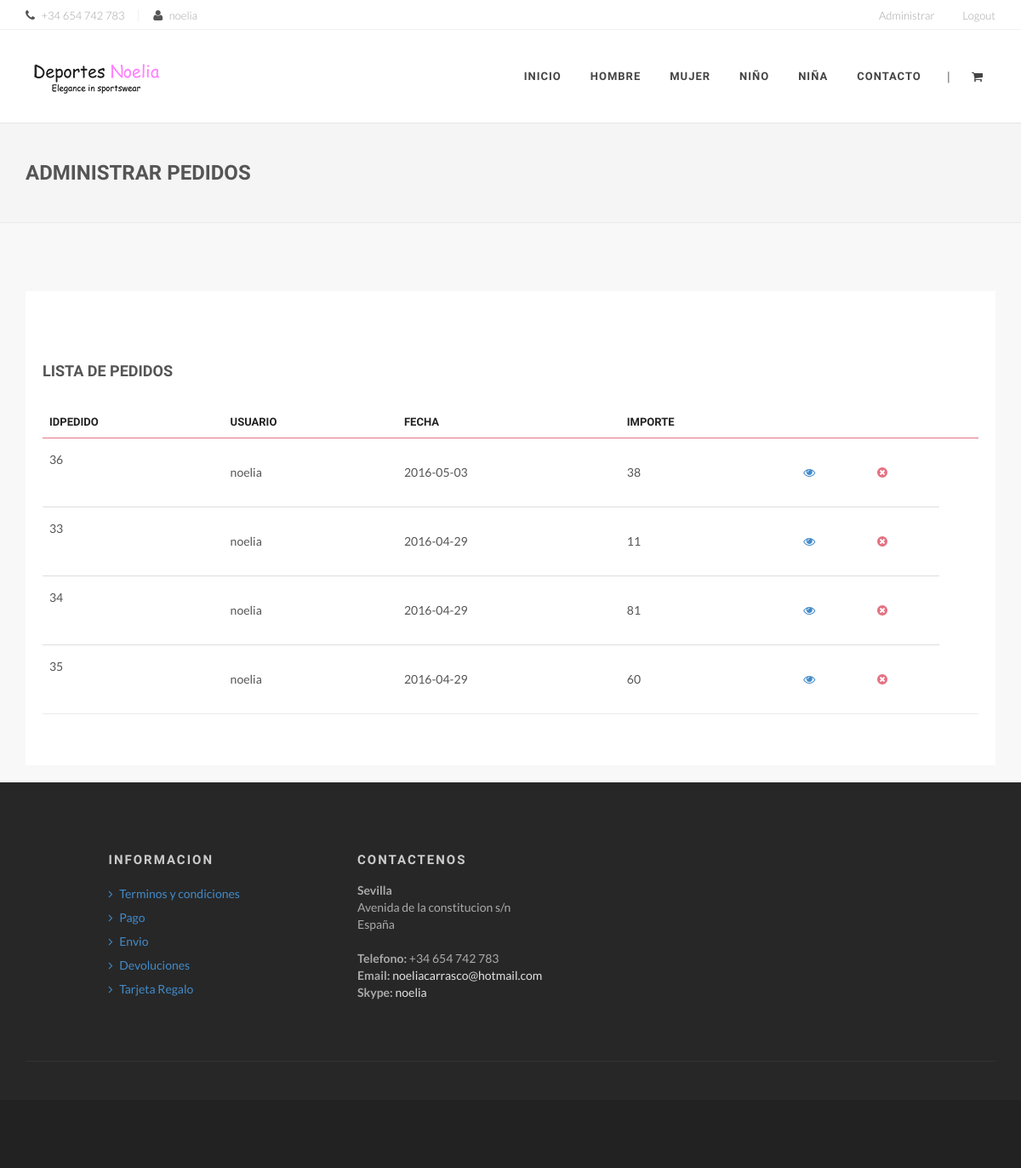
The page /administrarpedidos.php (signed in) on the database as committed earlier.
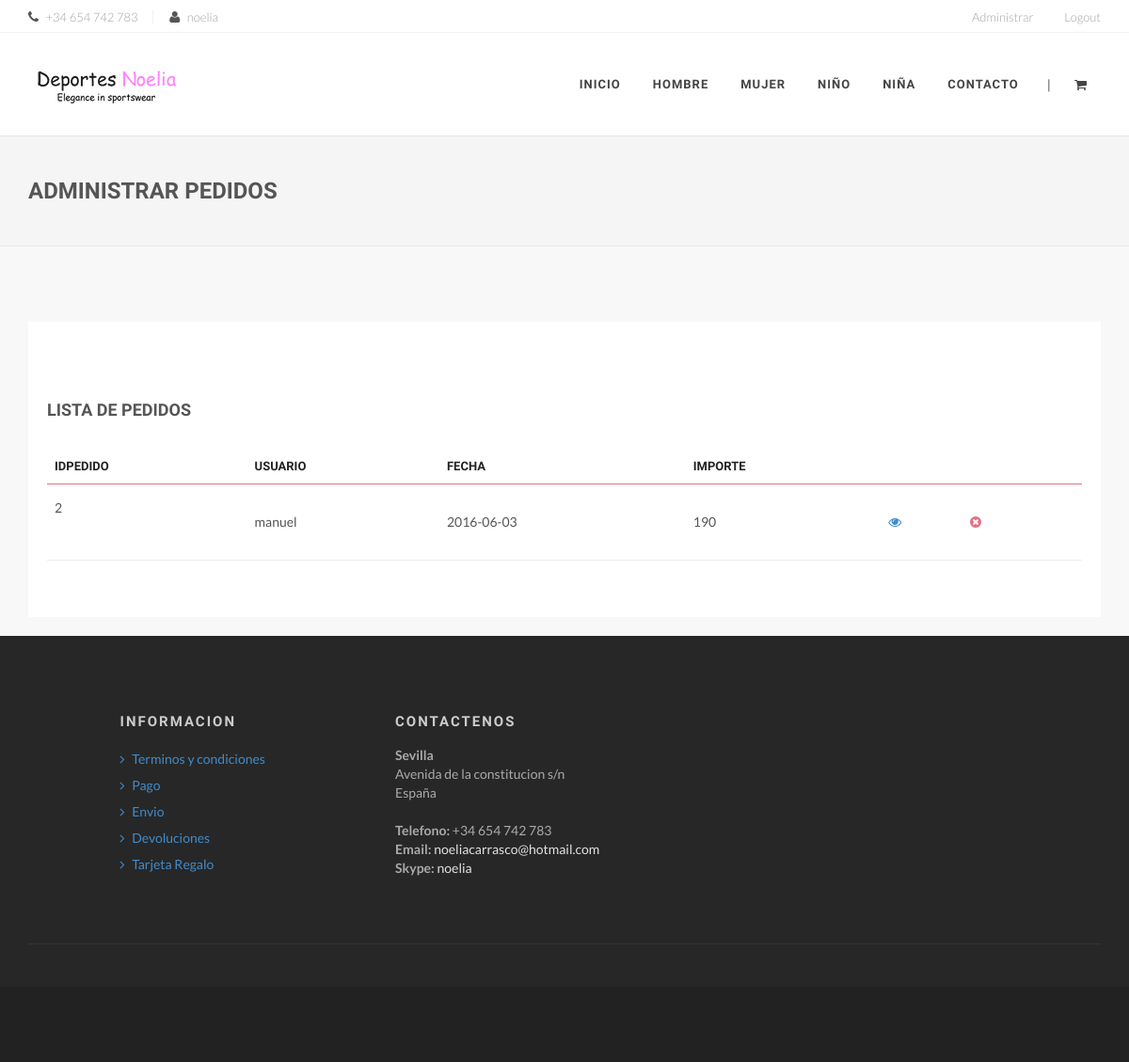
The same page on the database as committed later.
### tables this page shows
CREATE TABLE IF NOT EXISTS `pedidos` (
  `IDPEDIDO` int(11) NOT NULL AUTO_INCREMENT,
  `FECHA_ALTA` date NOT NULL,
  `IDUSUARIO` int(11),
  PRIMARY KEY (`IDPEDIDO`),
  KEY `IDUSUARIO` (`IDUSUARIO`)
);

CREATE TABLE IF NOT EXISTS `usuarios` (
  `IDUSUARIO` int(11) NOT NULL AUTO_INCREMENT,
  `NOMBRE` varchar(25) NOT NULL,
  `APELLIDO` varchar(25) NOT NULL,
  `ROL` int(11) NOT NULL,
  `TIPO` varchar(20) NOT NULL,
  `USUARIO` varchar(25) NOT NULL,
  `PASSWORD` varchar(90) NOT NULL,
  PRIMARY KEY (`IDUSUARIO`)
);

### administrarpedidos.php (the view, shortened to what the changed rows need)
<?PHP
include_once("./db_configuration.php");
    $connection = new mysqli($db_host, $db_user, $db_password, "deportes");
    $query = "";
    if(isset($_SESSION['rol']) && intval($_SESSION['rol']) == 2){
        $query = "SELECT p.idpedido as Pedido, u.usuario as Usuario, p.fecha_alta as Fecha, sum(dp.CANTIDAD*dp.IMPORTE) as Total FROM pedidos p,             detallespedido dp, usuarios u WHERE p.IDUSUARIO = u.IDUSUARIO AND dp.IDPEDIDO = p.IDPEDIDO GROUP BY p.IDPEDIDO ORDER BY u.USUARIO,                   p.FECHA_ALTA DESC;";
    }
    $pedidos=$connection->query($query);
    $pedido=null;
    $lista_pedidos = [];
    do{
        if($pedido != null){
            array_push($lista_pedidos, $pedido);
        }
    }while($pedido=$pedidos->fetch_object());
?>
<!DOCTYPE html>
<html>
<head>
    <link rel="stylesheet" href="assets/css/bootstrap.css" type="text/css" />
    <link rel="stylesheet" href="assets/css/font-awesome.min.css" type="text/css" />
    <link rel="stylesheet" href="assets/css/animate.css" type="text/css" />
    <link rel="stylesheet" href="assets/js/vendor/flexslider/flexslider.css" type="text/css" />
    <link rel="stylesheet" href="assets/js/vendor/magnific/magnific-popup.css" type="text/css" />
    <link rel="stylesheet" href="assets/js/vendor/owl/assets/owl.carousel.css" type="text/css" />
    <link rel="stylesheet" href="assets/js/vendor/bootstrap-select/css/bootstrap-select.min.css" type="text/css" />
    <link rel="stylesheet" href="assets/js/vendor/range-slider/css/styles.css" type="text/css" />
    <link rel="stylesheet" href="assets/js/vendor/touchspin/jquery.bootstrap-touchspin.css" type="text/css" />
    <link rel="stylesheet" href="assets/js/vendor/starrr/starrr.css" type="text/css" />
    <link rel="stylesheet" type="text/css" href="assets/js/vendor/rs-plugin/css/settings.css" media="screen" />
    <link rel="stylesheet" href="assets/js/vendor/animsition/css/animsition.min.css">
    <link rel="stylesheet" href="assets/css/style.css" type="text/css" />
</head>
<body>
    <div id="wrapper" class="clearfix animsition">
         <section id="breadcrumbs" class="breadcrumbs">
            <div class="container clearfix">
                <h1>Administrar Pedidos</h1>
        </section>
        <section id="content">
            <div class="content-wrap">
                <div class="container clearfix">
                    <div class="row">
                        <div class="col-md-12">
                            <div class="checkout">
                                <div class="row">
                                    <div class="col-md-12">
										<div class="table-responsive">
											<table class="table myTable">
												<thead>
													<tr>
														<th>IDPEDIDO</th>
														<th>USUARIO</th>
														<th>FECHA</th>
														<th>IMPORTE</th>
                                                        <th></th>
                                                        <?PHP
												            if(isset($_SESSION['rol']) && intval($_SESSION['rol']) == 2){
												        ?>
                                                        <th></th>
														<th></th>
                                                        <?php
                                                            }
                                                        ?>
													</tr>
												</thead>
												<tbody>
												<?PHP
													foreach($lista_pedidos as $pedido){
												?>
													<tr>
														<td class="product">
															<?=$pedido->Pedido?>
														</td>
														<td class="product">
															<?=$pedido->Usuario?>
														</td>
														<td class="product">
															<?=$pedido->Fecha?>
														</td>
														<td class="product">
															<?=$pedido->Total?>
														</td>
														<td><a href="Administrardetallespedidos.php?i=<?=$pedido->Pedido?>"><i class="fa fa-eye text-primary"></i></a></td>
                                                        <?PHP
												            if(isset($_SESSION['rol']) && intval($_SESSION['rol']) == 2){
												        ?>
														<td><a href="borrarPedidos.php?i=<?=$pedido->Pedido?>"><i class="fa fa-times-circle"></i></a></td>
                                                        <?PHP
                                                            }
                                                        ?>
													</tr>
												<?PHP
                                                    }
												?>
												</tbody>
											</table>
										</div>
                                    </div>
                                </div>
                            </div>
                        </div>
                    </div>
                </div>
    </div>
</body>
</html>

Rows that differ between the two databases and show on the page:
removed pedidos: IDPEDIDO "36", IDUSUARIO.USUARIO "noelia", FECHA_ALTA "2016-05-03", Total "38"
removed pedidos: IDPEDIDO "33", IDUSUARIO.USUARIO "noelia", FECHA_ALTA "2016-04-29", Total "11"
removed pedidos: IDPEDIDO "34", IDUSUARIO.USUARIO "noelia", FECHA_ALTA "2016-04-29", Total "81"
removed pedidos: IDPEDIDO "35", IDUSUARIO.USUARIO "noelia", FECHA_ALTA "2016-04-29", Total "60"
added pedidos: IDPEDIDO "2", IDUSUARIO.USUARIO "manuel", FECHA_ALTA "2016-06-03", Total "190"
